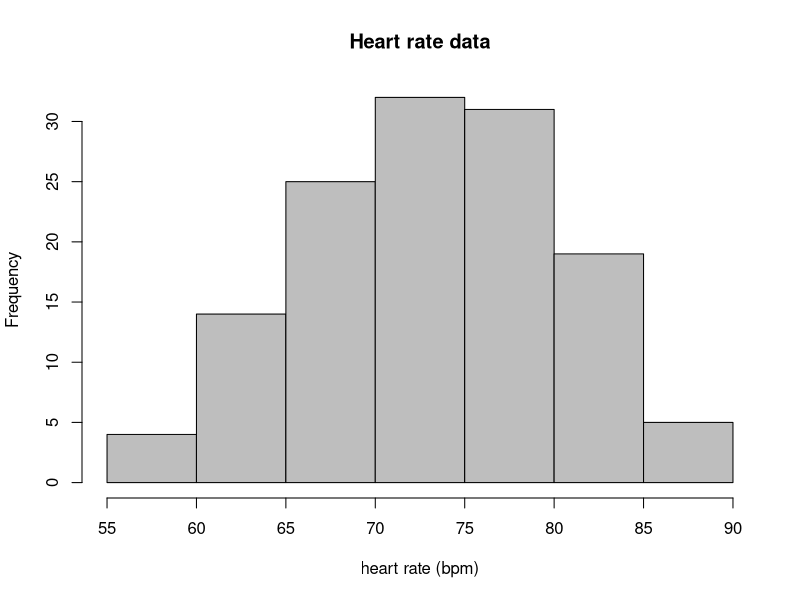
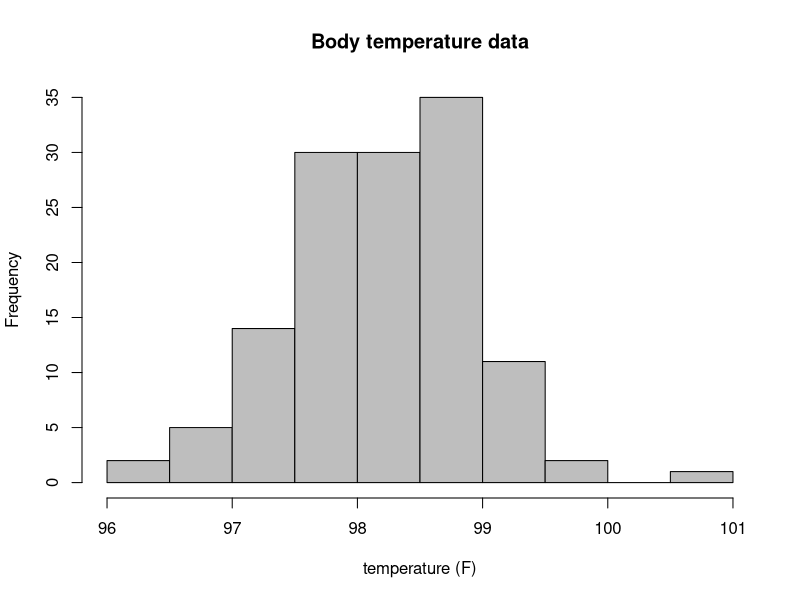

Write the R code that produced these figures, in order.
## ---- chunk 1
my_data<-read.table('data/HR_temp.txt', header=TRUE)
hist(my_data$HR,col='gray',main='Heart rate data', xlab='heart rate (bpm)')
hist(my_data$Temp,col='gray',main='Body temperature data', xlab= 'temperature (F)')
